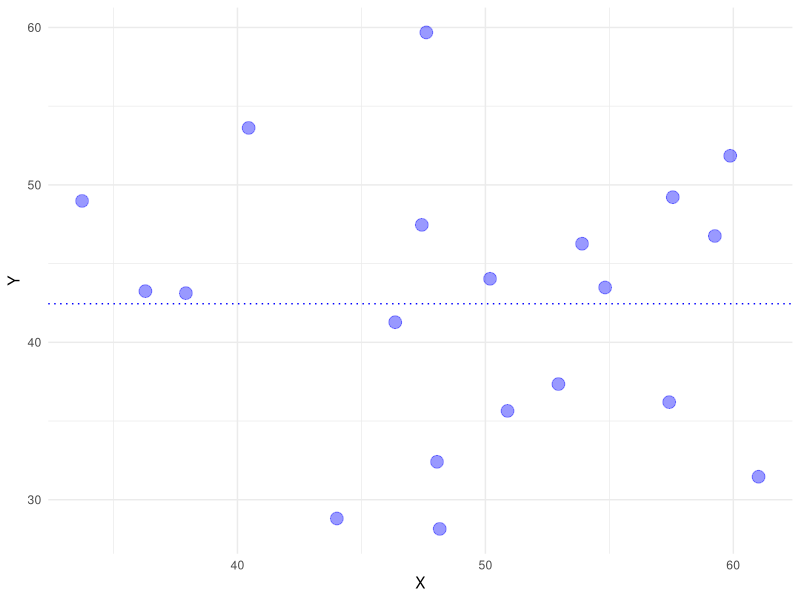
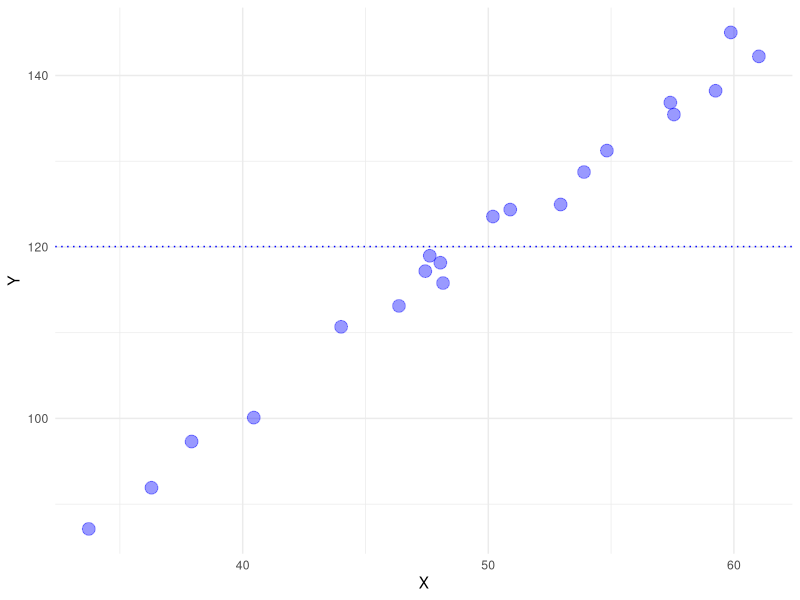
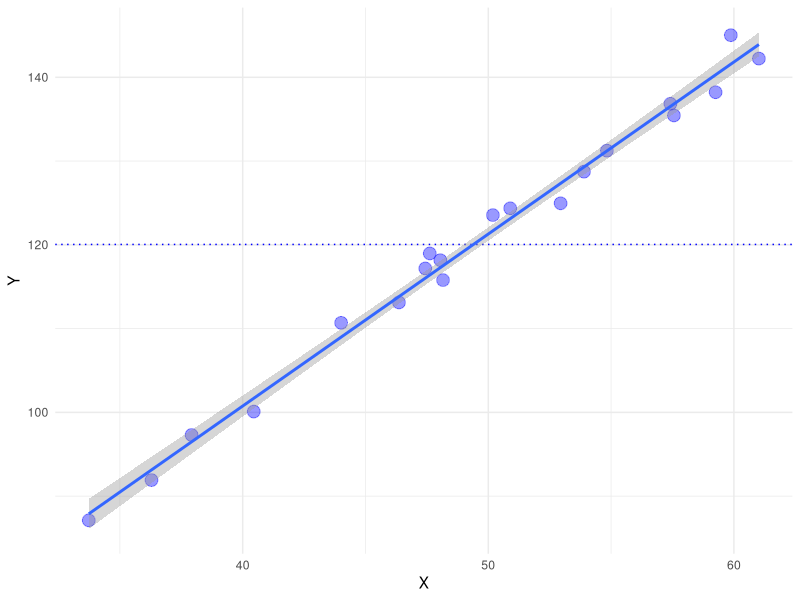
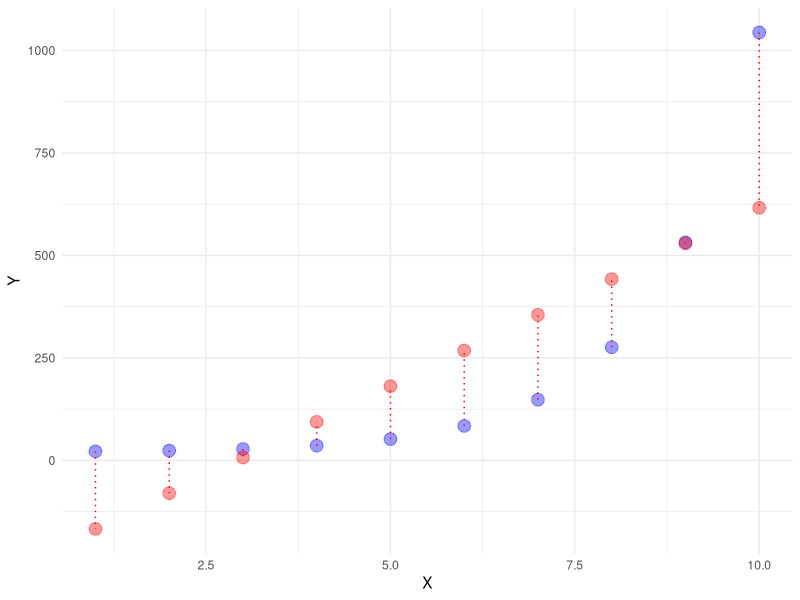
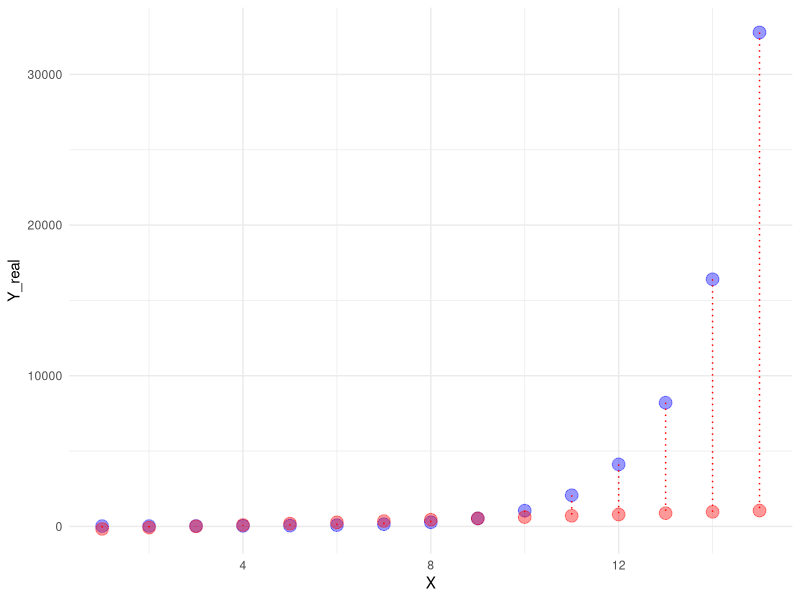
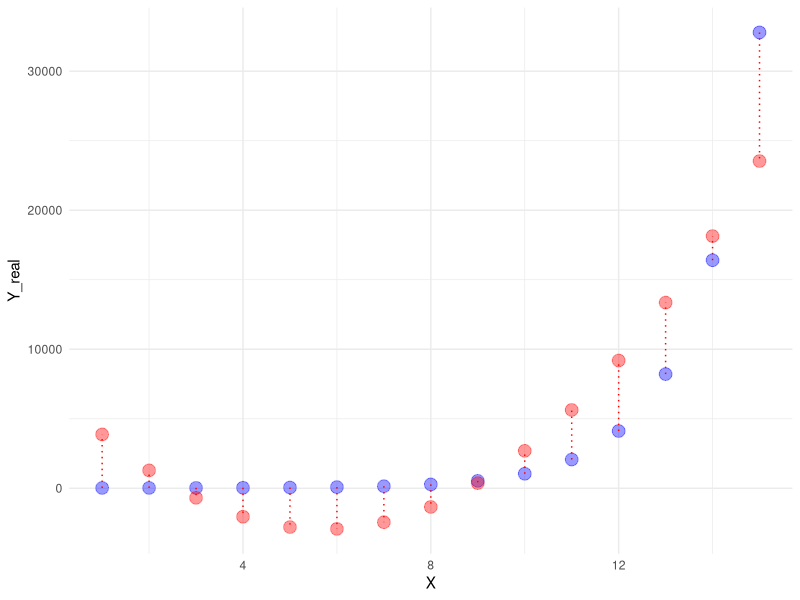
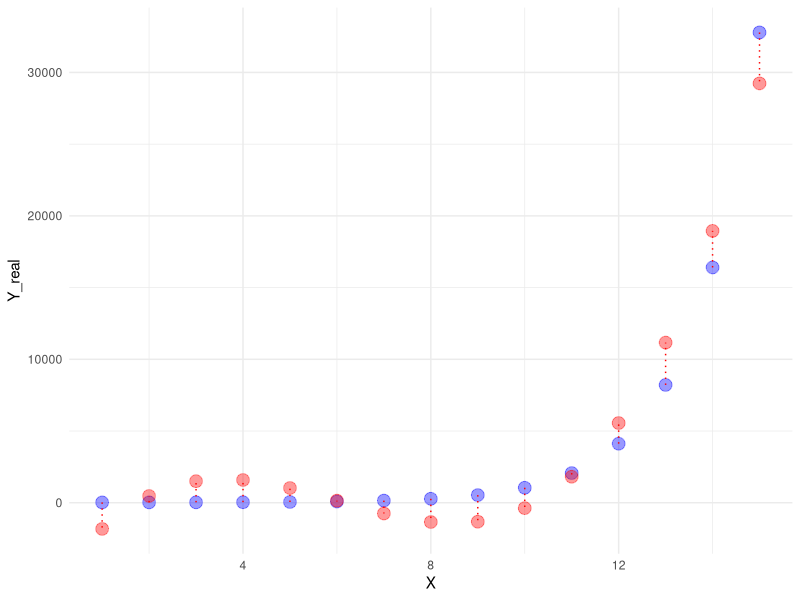
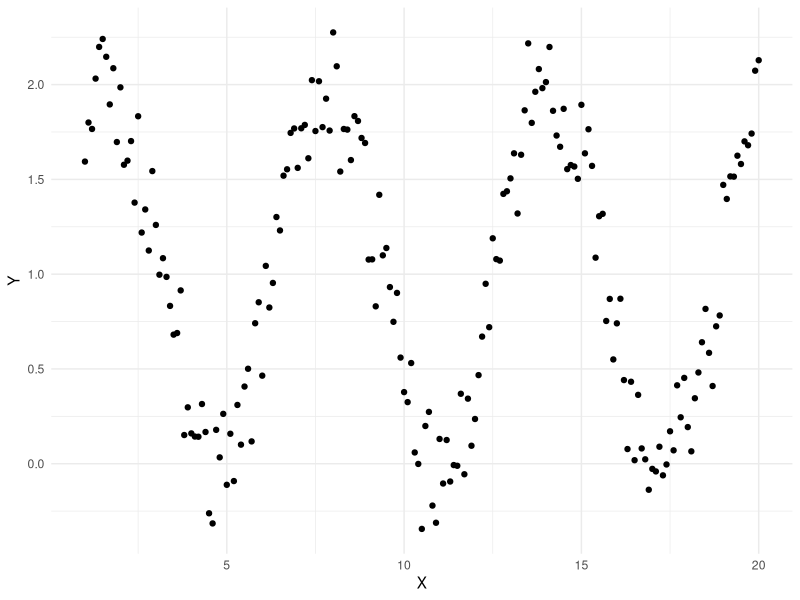

Write the R code that produced these figures, in order. (Note: this script raises an error after producing the figures.)
## ---- chunk 1
knitr::opts_chunk$set(echo = TRUE, dpi=300)
## ---- chunk 2
library(tidyverse)
set.seed(10)
## ---- chunk 3
X = rnorm(n=20, mean=50, sd=10)
Y = rnorm(n=20, mean=50, sd=10)
df_random_example = data.frame(X, Y)

df_random_example %>%
  ggplot(aes(x = X,
             y = Y)) +
  geom_point(alpha = .4, color = "blue", size = 4) +
  geom_hline(yintercept = mean(df_random_example$Y), linetype = "dotted",
             color = "blue") +
  theme_minimal()

## ---- chunk 4
Y = 20 + X * 2 + rnorm(n=20, mean=1, sd = 2)
df_linear = data.frame(X, Y)

df_linear %>%
  ggplot(aes(x = X,
             y = Y)) +
  geom_point(alpha = .4, color = "blue", size = 4) +
  geom_hline(yintercept = mean(df_linear$Y), linetype = "dotted",
             color = "blue") +
  theme_minimal()
## ---- chunk 5
df_linear %>%
  ggplot(aes(x = X,
             y = Y)) +
  geom_point(alpha = .4, color = "blue", size = 4) +
  geom_hline(yintercept = mean(df_linear$Y), linetype = "dotted",
             color = "blue") +
  geom_smooth(method = "lm") +
  theme_minimal()
## ---- chunk 6
y_pred1 = rep(mean(Y), length(Y))
rss_1 = sum((y_pred1 - Y)**2)
rss_1

linear_model = lm(data = df_linear, Y ~ X)
y_pred2 = predict(linear_model)
rss_2 = sum((y_pred2 - Y)**2)
rss_2
## ---- chunk 7
X = c(1:10)
Y = 2**X + 20
  
df_exponential = data.frame(X, Y)

procrustean_model = lm(data = df_exponential, Y ~ X)
df_exponential$predicted = predict(procrustean_model)

df_exponential %>%
  ggplot(aes(x = X,
             y = Y)) +
  geom_point(size = 4, alpha = .4, color = "blue") +
  geom_point(aes(x = X, y = predicted), size = 4, alpha = .4, color = "red") +
  geom_segment(aes(xend = X, yend = predicted), color = "red", linetype = "dotted") +
  theme_minimal()
  
## ---- chunk 8
X = c(1:15)
Y_real = 2**X + 20

df_exp2 = data.frame(X, Y_real)
df_exp2$predicted = predict(procrustean_model, df_exp2)

## ---- chunk 9
df_exp2 %>%
  ggplot(aes(x = X,
             y = Y_real)) +
  geom_point(size = 4, alpha = .4, color = "blue") +
  geom_point(aes(x = X, y = predicted), size = 4, alpha = .4, color = "red") +
  geom_segment(aes(xend = X, yend = predicted), color = "red", linetype = "dotted") +
  theme_minimal()
## ---- chunk 10
m_poly = lm(data = df_exp2,
            Y_real ~ poly(X, degree=2, raw=TRUE))
summary(m_poly)
## ---- chunk 11

df_exp2$predicted = predict(m_poly)

df_exp2 %>%
  ggplot(aes(x = X,
             y = Y_real)) +
  geom_point(size = 4, alpha = .4, color = "blue") +
  geom_point(aes(x = X, y = predicted), size = 4, alpha = .4, color = "red") +
  geom_segment(aes(xend = X, yend = predicted), color = "red", linetype = "dotted") +
  theme_minimal()
## ---- chunk 12
m_poly = lm(data = df_exp2,
            Y_real ~ poly(X, degree=3, raw=TRUE))
summary(m_poly)

df_exp2$predicted = predict(m_poly)

df_exp2 %>%
  ggplot(aes(x = X,
             y = Y_real)) +
  geom_point(size = 4, alpha = .4, color = "blue") +
  geom_point(aes(x = X, y = predicted), size = 4, alpha = .4, color = "red") +
  geom_segment(aes(xend = X, yend = predicted), color = "red", linetype = "dotted") +
  theme_minimal()
## ---- chunk 13
X = seq(1, 20, by=.1)
Y = sin(X) + rnorm(n=length(X), mean=1, sd=.2)

df_sine = data.frame(X, Y)
df_sine %>%
  ggplot(aes(x = X,
             y = Y)) +
  geom_point() +
  theme_minimal()
## ---- chunk 14
m_poly = lm(data = df_sine,
            Y ~ poly(X, degree=8, raw=TRUE))

df_sine$predicted = predict(m_poly)

df_sine %>%
  ggplot(aes(x = X,
             y = Y)) +
  geom_point() +
  geom_line(aes(x = X, y = predicted), color = "red") +
  # geom_point(aes(x = X, y = predicted), alpha = .4, color = "red") +
  geom_segment(aes(xend = X, yend = predicted), color = "red", linetype = "dotted") +
  theme_minimal()
## ---- chunk 15

X = seq(0, 20, .5)
Y_true = X
Y_s1 = Y_true + rnorm(n=length(X), mean = 0, sd = 5)

df_noise = data.frame(X, Y_true, Y_s1)

df_noise %>%
  ggplot(aes(x = X,
             y = Y_s1)) +
  geom_point() +
  geom_line(aes(x = X, y = Y_true), color = "blue", alpha = .4) +
  theme_minimal()
## ---- chunk 16
m_poly = lm(data = df_noise,
            Y_s1 ~ poly(X, degree=10, raw=TRUE))

df_noise$predicted = predict(m_poly)

## ---- chunk 17

df_noise %>%
  ggplot(aes(x = X,
             y = Y_s1)) +
  geom_point() +
  geom_line(aes(x = X, y = predicted), color = "red") +
  geom_line(aes(x = X, y = Y_true), color = "blue", alpha = .4) +
  # scale_y_continuous(limits = c(-200, 800)) +
  # geom_point(aes(x = X, y = predicted), alpha = .4, color = "red") +
  # geom_segment(aes(xend = X, yend = predicted), color = "red", linetype = "dotted") +
  theme_minimal()

## ---- chunk 18
df_noise$Y_s2 = Y_true + rnorm(n=length(X), mean = 0, sd = 5)
## ---- chunk 19
df_noise %>%
  ggplot(aes(x = X,
             y = Y_s2)) +
  geom_point() +
  geom_line(aes(x = X, y = Y_true), color = "blue", alpha = .4) +
  theme_minimal()

## ---- chunk 20
df_noise %>%
  ggplot(aes(x = X,
             y = Y_s2)) +
  geom_point() +
  geom_line(aes(x = X, y = predicted), color = "red") +
  geom_line(aes(x = X, y = Y_true), color = "blue", alpha = .4) +
  # scale_y_continuous(limits = c(-200, 800)) +
  # geom_point(aes(x = X, y = predicted), alpha = .4, color = "red") +
  geom_segment(aes(xend = X, yend = predicted), color = "red", linetype = "dotted") +
  theme_minimal()
## ---- chunk 21
rss_1 = sum((df_noise$predicted - df_noise$Y_s1)**2)
rss_1
rss_2 = sum((df_noise$predicted - df_noise$Y_s2)**2)
rss_2
## ---- chunk 22
m_poly = lm(data = df_noise,
            Y_s2 ~ poly(X, degree=10, raw=TRUE))

df_noise$predicted_2 = predict(m_poly)
## ---- chunk 23

df_noise %>%
  ggplot() +
  geom_line(aes(x = X, y = predicted), color = "red") +
  geom_line(aes(x = X, y = predicted_2), color = "gray") +
  theme_minimal()

## ---- chunk 24
df_noise %>%
  ggplot(aes(x = predicted,
             y = predicted_2)) +
  geom_point() +
  theme_minimal()
## ---- chunk 25
m_linear = lm(data = df_noise,
              Y_s1 ~ X)

df_noise$predicted_linear_1 = predict(m_linear)

m_linear = lm(data = df_noise,
              Y_s2 ~ X)

df_noise$predicted_linear_2 = predict(m_linear)
## ---- chunk 26

df_noise %>%
  ggplot() +
  geom_line(aes(x = X, y = predicted_linear_1), color = "red") +
  geom_line(aes(x = X, y = predicted_linear_2), color = "gray") +
  geom_line(aes(x = X, y = Y_true), color = "blue", alpha = .4) +
  theme_minimal()
## ---- chunk 27
rss_train_linear1 = sum((df_noise$predicted_linear_1 - df_noise$Y_s1)**2)
rss_test_linear1 = sum((df_noise$predicted_linear_1 - df_noise$Y_s2)**2)

rss_train_linear2 = sum((df_noise$predicted_linear_2 - df_noise$Y_s2)**2)
rss_test_linear2 = sum((df_noise$predicted_linear_2 - df_noise$Y_s1)**2)

rss_train_poly1 = sum((df_noise$predicted - df_noise$Y_s1)**2)
rss_test_poly1 = sum((df_noise$predicted - df_noise$Y_s2)**2)

rss_train_poly2 = sum((df_noise$predicted_2 - df_noise$Y_s2)**2)
rss_test_poly2 = sum((df_noise$predicted_2 - df_noise$Y_s1)**2)

df_rss = data.frame(linear_1 = c(rss_train_linear1, rss_test_linear1),
                    linear_2 = c(rss_train_linear2, rss_test_linear2),
                    poly_1 = c(rss_train_poly1, rss_test_poly1),
                    poly_2 = c(rss_train_poly2, rss_test_poly2),
                    split = c("train", "test")) %>%
  gather(... = c(linear_1, linear_2, poly_1, poly_2), key = "model", value = "RSS")

df_rss %>%
  ggplot(aes(x = split,
             y = RSS,
             fill = model)) +
  geom_bar(stat = "identity", position = "dodge") +
  theme_minimal()

## ---- chunk 28
df_rss$model_type = c(rep(c("linear"), 4), rep(c("poly"), 4))

df_rss %>%
  group_by(model_type) %>%
  summarise(mean_rss = mean(RSS),
            sd_rss = sd(RSS))
